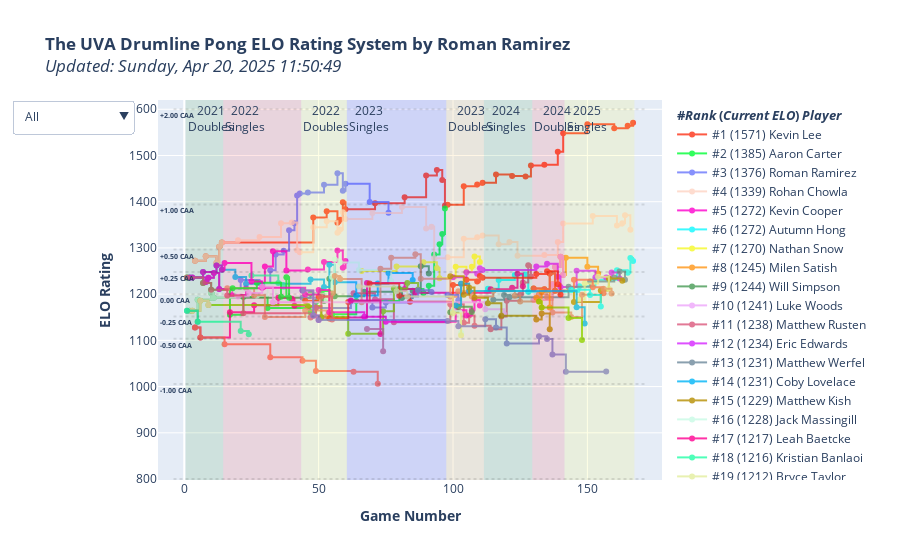

This figure's notebook cell:
### Code cell
import plotly.graph_objects as go
import plotly.colors as pc

average_elo = 1200
cup_diffs = [-2, -1, -0.5, -0.25, 0, 0.25, 0.5, 1, 2]
expected_elos = [average_elo - expected_score_inverse(x) for x in cup_diffs]

fig = go.Figure()

# CAA is cups against average (like WAR)
# how many cups will you make against the average player?

hrect_colors = pc.sequential.Turbo
hrect_annots = ['-1.00 CAA','-0.50 CAA','-0.25 CAA','0.00 CAA','+0.25 CAA','+0.50 CAA', '+1.00 CAA', '+2.00 CAA']
for i in range(len(expected_elos) - 1):
    fig.add_hrect(
        annotation_position="top left",
        y0=expected_elos[i],
        y1=expected_elos[i+1],
        fillcolor=hrect_colors[i % len(hrect_colors)],
        opacity=0,
        line_width=0,
        annotation=dict(
            text=f'<b>{hrect_annots[i]}</b>',
            font=dict(
                size=7
            )
        )
    )

ranking = 1
trace_colors = pc.qualitative.Light24
for (i, (player,current_rating)) in enumerate(sorted(elo.items(), key=lambda x:x[1], reverse=True)):
    fig.add_trace(go.Scatter(
        x=elo_time_table.index,
        y=elo_time_table[player],
        name=f'#{ranking} ({current_rating:.0f}) {player}',
        mode='lines+markers',
        connectgaps=True,
        text=[f"<br><b>Before-Game ELO: </b>{x[2]:.0f}<br><b>Expected Cups Against Opponent: </b>{x[0]:+.2f}<br><b>Expected Cups Against Average: </b>{x[1]:+.2f}<br><br><b>Change in ELO:</b> {x[3]:+.0f}<br>" for x in zip(
                ec_time_table[player],
                caa_time_table[player],
                prev_elo_time_table[player],
                d_elo_time_table[player]
            )
        ],
        # text=[f"<b>Change in ELO:</b> {c:.0f}<br>" for c in d_elo_time_table[player]],
        line=dict(
            shape = 'hv',
            color=trace_colors[i % len(trace_colors)]
        )
        # maybe add a per-match section of expected score diff
    ))
    ranking += 1

for (i, season) in enumerate(seasons):
    fig.add_vrect(
        annotation_text=season_labels[i],
        annotation_position="top left",
        x0=matches_table['event'][matches_table['event'] == season].index[0] + 0.5,
        x1=matches_table['event'][matches_table['event'] == season].index[-1] + 1.5,
        fillcolor=vrect_colors[i % len(vrect_colors)],
        opacity=0.1,
        line_width=0,
    )

dropdown_labels = [
    "All",
    "2019 Season",
    "2020 Season",
    "2021 Season",
    "2022 Season",
    "2023 Season",
    "Snares",
    "Tenors",
    "Basses",
    "Cymbals",
    "Pit/Cymbals",
    "Non-Marchers",
    "2022 Grads",
    "2023 Grads",
    "2024 Grads",
    "2025 Grads",
    "2026 Grads",
    "2027 Grads",
    "2021 Doubles",
    "2022 Singles",
    "2022 Doubles",
    "2023 Singles",
    "2023 Doubles",
    "2024 Singles",
    "2024 Doubles" #,
    # "2023 Beach Week"
]
dropdown_categories = [
    [True for _ in sorted_players_table['player']],
    [((type(x) != float)&(x != 'non-marcher')) for x in sorted_players_table['2019']],
    [((type(x) != float)&(x != 'non-marcher')) for x in sorted_players_table['2020']],
    [((type(x) != float)&(x != 'non-marcher')) for x in sorted_players_table['2021']],
    [((type(x) != float)&(x != 'non-marcher')) for x in sorted_players_table['2022']],
    [((type(x) != float)&(x != 'non-marcher')) for x in sorted_players_table['2023']],
    [x > 0 for x in sorted_players_table[['2019', '2020', '2021', '2022', '2023']].apply(lambda x: x == 'snare').sum(axis=1)],
    [x > 0 for x in sorted_players_table[['2019', '2020', '2021', '2022', '2023']].apply(lambda x: x == 'tenors').sum(axis=1)],
    [x > 0 for x in sorted_players_table[['2019', '2020', '2021', '2022', '2023']].apply(lambda x: x == 'bass').sum(axis=1)],
    [x > 0 for x in sorted_players_table[['2019', '2020', '2021', '2022', '2023']].apply(lambda x: x == 'cymbals').sum(axis=1)],
    [x > 0 for x in sorted_players_table[['2019', '2020', '2021', '2022', '2023']].apply(lambda x: x == 'pit-cymbals').sum(axis=1)],
    [x > 0 for x in sorted_players_table[['2019', '2020', '2021', '2022', '2023']].apply(lambda x: x == 'non-marcher').sum(axis=1)],
    [x == '2022' for x in sorted_players_table['grad_year']],
    [x == '2023' for x in sorted_players_table['grad_year']],
    [x == '2024' for x in sorted_players_table['grad_year']],
    [x == '2025' for x in sorted_players_table['grad_year']],
    [x == '2026' for x in sorted_players_table['grad_year']],
    [x == '2027' for x in sorted_players_table['grad_year']],
    [not np.isnan(x) for x in sorted_players_table['seed_2021_2s']],
    [not np.isnan(x) for x in sorted_players_table['seed_2022_1s']],
    [not np.isnan(x) for x in sorted_players_table['seed_2022_2s']],
    [not np.isnan(x) for x in sorted_players_table['seed_2023_1s']],
    [not np.isnan(x) for x in sorted_players_table['seed_2023_2s']],
    [not np.isnan(x) for x in sorted_players_table['seed_2024_1s']],
    [not np.isnan(x) for x in sorted_players_table['seed_2024_2s']]
    # [x == True for x in sorted_players_table['beach_week_2023']]
]

def active_ranking(cat):
    i = 0
    t = 0
    retList = list()
    for c in cat:
        retList.append(f"#{i+1} ({sorted_players_table['current_elo'][t]:.0f}) {sorted_players_table['player'][t]}")
        if c is True:
            i += 1
        t += 1
    return retList 

dropdown_dicts = [
    dict(
    label=label,
    method='restyle',
    args=[{"visible": category, "name": active_ranking(category)}]
    ) for (label, category) in zip(dropdown_labels, dropdown_categories)
]


fig.update_layout(
    title=f'<b>The UVA Drumline Pong ELO Rating System by Roman Ramirez</b><br><i>Updated: {str(datetime.datetime.now().strftime("%A, %b %d, %Y %H:%M:%S"))}',#</i> *Note that non-tournament games were recorded only after 2023 Singles.',
    xaxis_title='<b>Game Number</b>',
    yaxis_title='<b>ELO Rating</b>',

    updatemenus=[
        dict(
            active=0,
            buttons=dropdown_dicts
            ,
        )       
    ]
)

team1_list = list()
team2_list = list()
for (i, row) in matches_table.iterrows():
    if type(row.t1p2) is not str:
        team1_list.append(row.t1p1)
    else:
        team1_list.append(row.t1p1 + " and " + row.t1p2)

    if type(row.t2p2) is not str:
        team2_list.append(row.t2p1)
    else:
        team2_list.append(row.t2p1 + " and " + row.t2p2)

customdata = np.stack((team1_list, team2_list, matches_table['score1'], matches_table['score2'], matches_table['date'], matches_table['match_number']), axis=-1)
hovertemplate = (
    '<i>%{customdata[4]|%A, %B %d, %Y}, Game %{customdata[5]}</i><br>' + # Game %{x}
    '<b>%{fullData.name}</b><br><br>' + 
    '<b>%{customdata[0]} vs. %{customdata[1]}</b><br>' +
    '<b>Final Score:</b> %{customdata[2]}-%{customdata[3]}<br>' + 
    '%{text}' + 
    '<b>After-Game ELO:</b> %{y:,.0f}<br>' +
    '<extra></extra>'
)

fig.update_traces(
    customdata=customdata,
    hovertemplate=hovertemplate,
    opacity=0.8,
    legendgrouptitle_text='<b>#<i>Rank</i> (<i>Current ELO</i>) <i>Player</i></b>'
)

for (cd, eo) in zip(cup_diffs, expected_elos):
    fig.add_shape(
        type='line',
        x0=elo_time_table.index.min() - 5,
        y0=eo,
        x1=elo_time_table.index.max() + 5,
        y1=eo,
        line=dict(
            color='black',
            dash='dot'
        ),
        opacity=0.10,
    )
    # fig.add_trace(
    #     go.Scatter(
    #         x=[elo_time_table.index.min() - 5],
    #         y=[eo],
    #         text=f"{cd} cups",
    #         mode="text",
    #         textfont=dict(
    #             size=7,
    #         ),
    #         showlegend=False
    #     )
    # )

fig.show()
fig.write_html("index.html")
